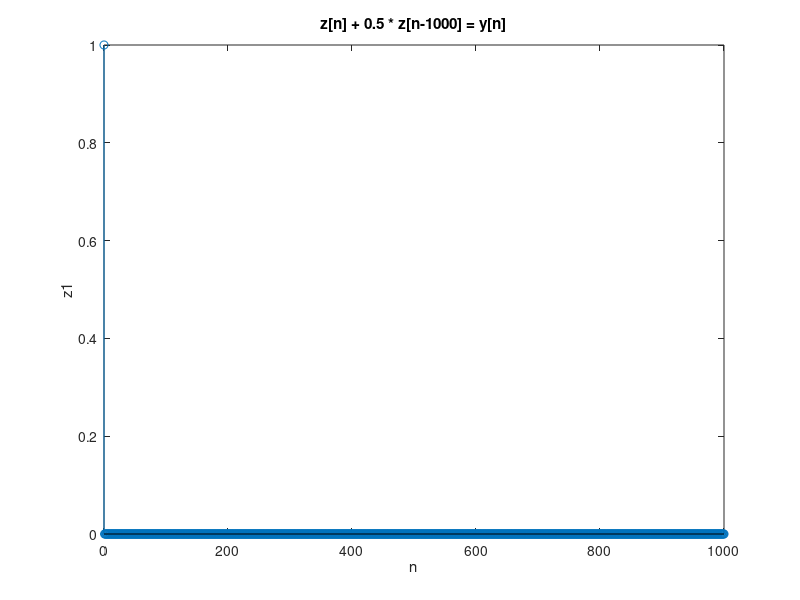

Here is the MATLAB script that generated this plot:
n = 0:1000;
x = [1 zeros(1, 1000)];
a1 = 1;
b1 = [1 zeros(1, 999) 0.5];
y1 = filter(b1, a1, x);

a2 = [1 zeros(1, 999) 0.5];
b2 = 1;
z1 = filter(b2, a2, y1);

stem(n, z1);
xlabel('n');
ylabel('z1');
title('z[n] + 0.5 * z[n-1000] = y[n]');
